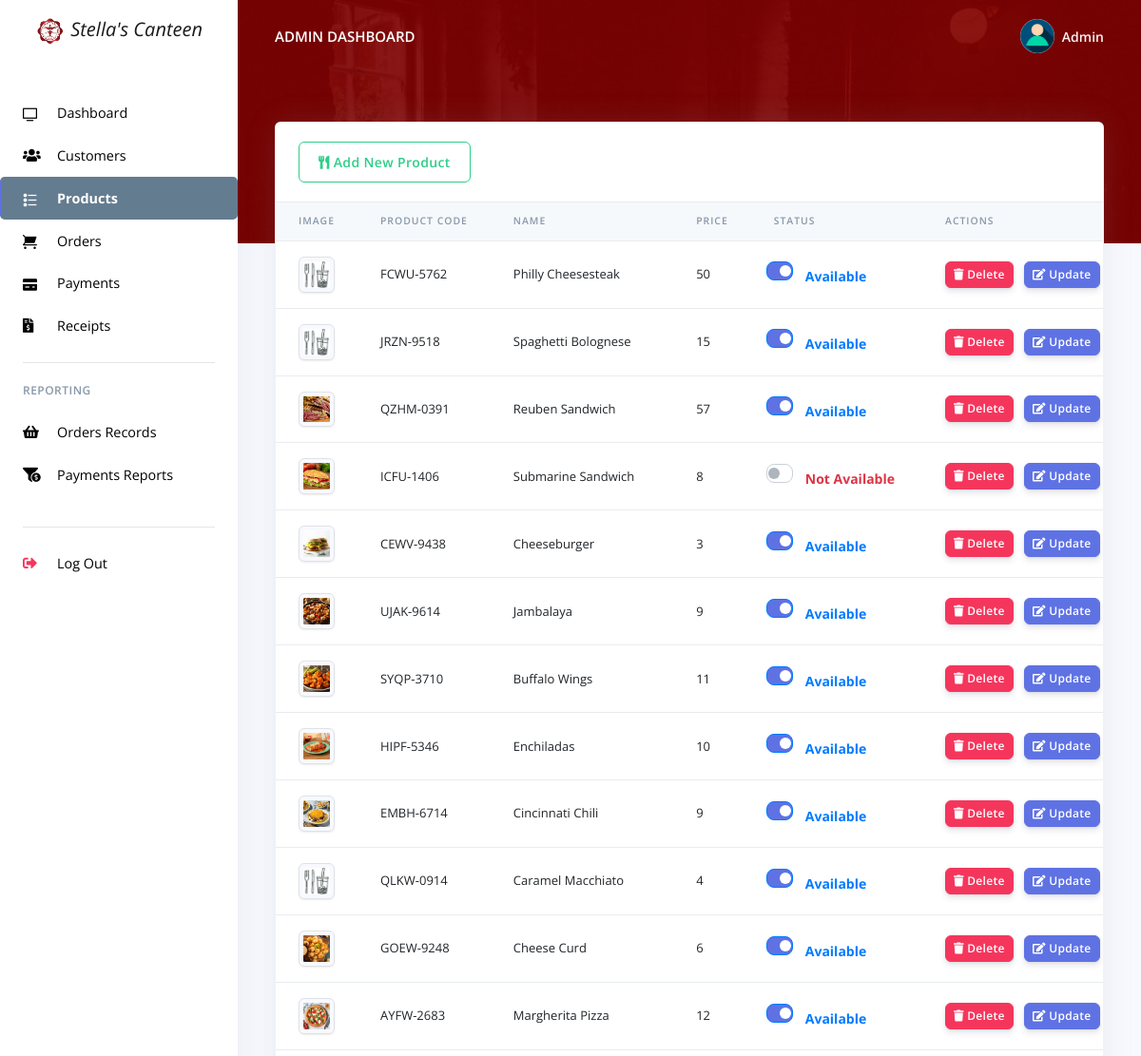
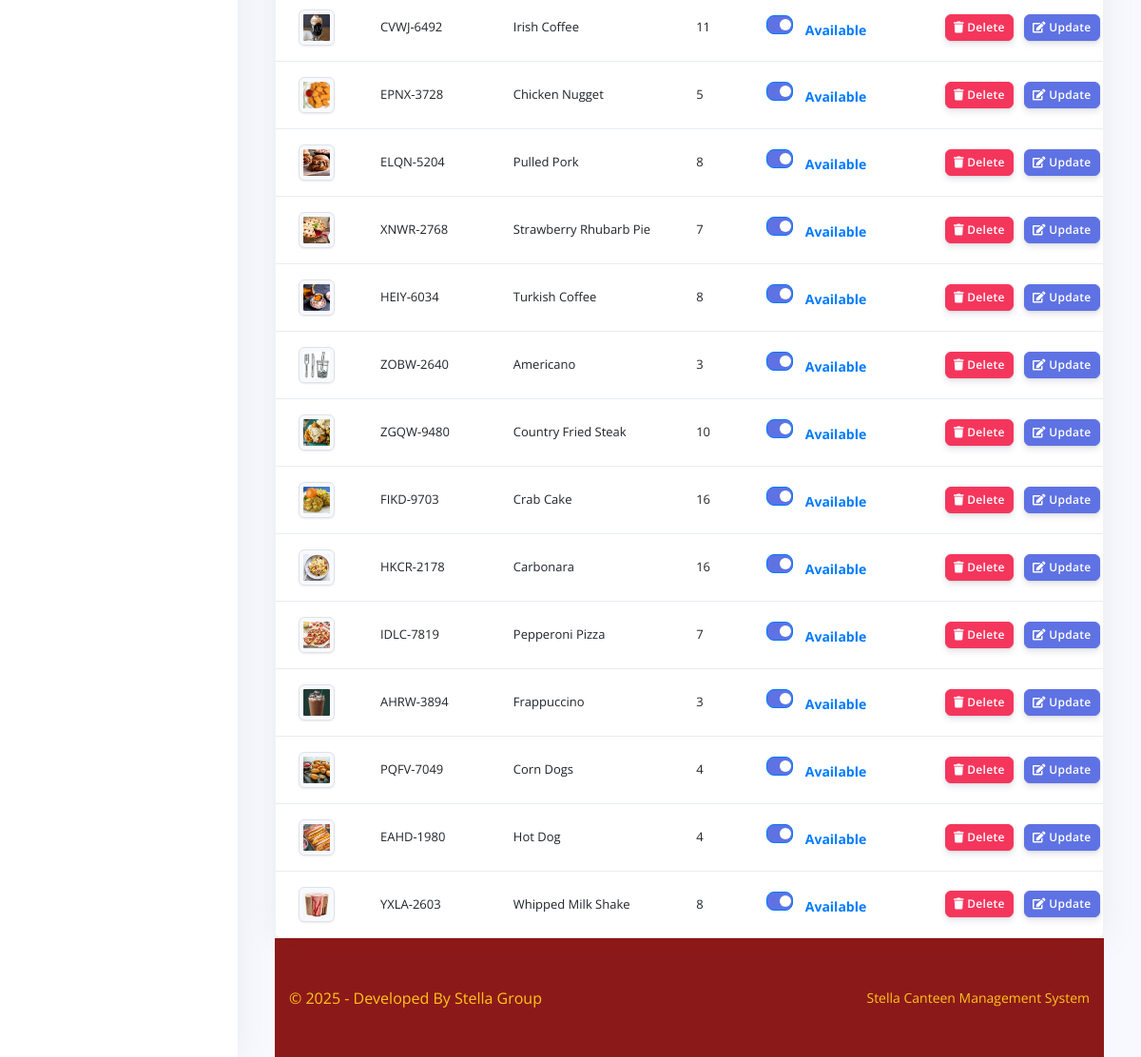
Page /stella/admin/products.php (signed in) on the committed database (2 pictures, top to bottom).
### tables this page shows
CREATE TABLE `rpos_admin` (
  `admin_id` varchar(200) NOT NULL,
  `admin_name` varchar(200) NOT NULL,
  `admin_email` varchar(200) NOT NULL,
  `admin_password` varchar(200) NOT NULL
);

CREATE TABLE `rpos_products` (
  `prod_id` varchar(200) NOT NULL,
  `prod_code` varchar(200) NOT NULL,
  `prod_name` varchar(200) NOT NULL,
  `prod_img` varchar(200) NOT NULL,
  `prod_desc` longtext NOT NULL,
  `prod_price` varchar(200) NOT NULL,
  `created_at` timestamp(6) NOT NULL DEFAULT current_timestamp(6) ON UPDATE current_timestamp(6),
  `status` int(11) NOT NULL
);

### stella/admin/products.php (the view, shortened to what this page needs)
<?php
include('config/config.php');
require_once('partials/_head.php');
?>
<body>
  <?php require_once('partials/_sidebar.php'); ?>
  <div class="main-content">
    <?php require_once('partials/_topnav.php'); ?>
    <div class="container-fluid mt--8">
      <div class="row">
        <div class="col">
          <div class="card shadow">
            <div class="card-header border-0">
              <a href="add_product.php" class="btn btn-outline-success">
                <i class="fas fa-utensils"></i> Add New Product
              </a>
            </div>
            <div class="table-responsive">
              <table class="table align-items-center table-flush">
                <thead class="thead-light">
                  <tr>
                    <th scope="col">Image</th>
                    <th scope="col">Product Code</th>
                    <th scope="col">Name</th>
                    <th scope="col">Price</th>
                    <th scope="col">Status</th>
                    <th scope="col">Actions</th>
                  </tr>
                </thead>
                <tbody>
                  <?php
                  $ret = "SELECT * FROM rpos_products";
                  $stmt = $mysqli->prepare($ret);
                  $stmt->execute();
                  $res = $stmt->get_result();
                  while ($prod = $res->fetch_object()) {
                  ?>
                    <tr>
                      <td>
                        <?php
                        $imgSrc = $prod->prod_img ? "assets/img/products/$prod->prod_img" : "assets/img/products/default.jpg";
                        echo "<img src='$imgSrc' height='60' width='60' class='img-thumbnail'>";
                        ?>
                      </td>
                      <td><?php echo $prod->prod_code; ?></td>
                      <td><?php echo $prod->prod_name; ?></td>
                      <td><?php echo $prod->prod_price; ?></td>
                      <td>
                        <div class="custom-control custom-switch">
                          <label class="custom-control-label" for="prodStatusSwitch<?php echo $prod->prod_id; ?>">
                            <span class="status-label"><?php echo ($prod->status == 0) ? 'Available' : 'Not Available'; ?></span>
                          </label>
                        </div>
                      </td>
                      <td>
                        <button class="btn btn-sm btn-danger" onclick="confirmDelete('<?php echo $prod->prod_id; ?>')">
                          <i class="fas fa-trash"></i> Delete
                        </button>
                        <a href="update_product.php?update=<?php echo $prod->prod_id; ?>">
                          <button class="btn btn-sm btn-primary">
                            <i class="fas fa-edit"></i> Update
                          </button>
                        </a>
                      </td>
                    </tr>
                  <?php } ?>
                </tbody>
              </table>
            </div>
          </div>
        </div>
      </div>
      <?php require_once('partials/_footer.php'); ?>
    </div>
  </div>
</body>
</html>

### stella/admin/partials/_sidebar.php (shortened to what this page needs)
<?php
$admin_id = $_SESSION['admin_id'];
$ret = "SELECT * FROM  rpos_admin  WHERE admin_id = '$admin_id'";
$stmt = $mysqli->prepare($ret);
$stmt->execute();
$res = $stmt->get_result();
while ($admin = $res->fetch_object()) {
  ?>
  <nav class="navbar navbar-vertical fixed-left navbar-expand-md navbar-light bg-white" id="sidenav-main">
    <div class="container-fluid">
      <a class="navbar-brand pt-0" href="dashboard.php">
        <img alt="Logo" src="assets/img/theme/CICLOGO.png"> <i>Stella's Canteen</i>
      </a>
      <div class="collapse navbar-collapse" id="sidenav-collapse-main">
        <ul class="navbar-nav">
          <li class="nav-item">
            <a class="nav-link <?php if (basename($_SERVER['PHP_SELF']) == 'dashboard.php')
              echo 'active'; ?>"
              href="dashboard.php">
              <i class="ni ni-tv-2"></i> Dashboard
            </a>
          </li>
          <li class="nav-item">
            <a class="nav-link <?php if (basename($_SERVER['PHP_SELF']) == 'customes.php')
              echo 'active'; ?>"
              href="customes.php">
              <i class="fas fa-users"></i> Customers
            </a>
          </li>
          <li class="nav-item">
            <a class="nav-link <?php if (basename($_SERVER['PHP_SELF']) == 'products.php')
              echo 'active'; ?>"
              href="products.php">
              <i class="ni ni-bullet-list-67"></i> Products
            </a>
          </li>
          <li class="nav-item">
            <a class="nav-link <?php if (basename($_SERVER['PHP_SELF']) == 'orders.php')
              echo 'active'; ?>"
              href="orders.php">
              <i class="ni ni-cart"></i> Orders
            </a>
          </li>
          <li class="nav-item">
            <a class="nav-link <?php if (basename($_SERVER['PHP_SELF']) == 'payments.php')
              echo 'active'; ?>"
              href="payments.php">
              <i class="ni ni-credit-card"></i> Payments
            </a>
          </li>
          <li class="nav-item">
            <a class="nav-link <?php if (basename($_SERVER['PHP_SELF']) == 'receipts.php')
              echo 'active'; ?>"
              href="receipts.php">
              <i class="fas fa-file-invoice-dollar"></i> Receipts
            </a>
          </li>
        </ul>
        <hr class="my-3">
        <h6 class="navbar-heading text-muted">Reporting</h6>
        <ul class="navbar-nav mb-md-3">
          <li class="nav-item">
            <a class="nav-link <?php if (basename($_SERVER['PHP_SELF']) == 'orders_reports.php')
              echo 'active'; ?>"
              href="orders_reports.php">
              <i class="fas fa-shopping-basket"></i> Orders Records
            </a>
          </li>
          <li class="nav-item">
            <a class="nav-link <?php if (basename($_SERVER['PHP_SELF']) == 'payments_reports.php')
              echo 'active'; ?>"
              href="payments_reports.php">
              <i class="fas fa-funnel-dollar"></i> Payments Reports
            </a>
          </li>
        </ul>
        <hr class="my-3">
        <ul class="navbar-nav mb-md-3">
          <li class="nav-item">
            <a class="nav-link" href="logout.php">
              <i class="fas fa-sign-out-alt text-danger"></i> Log Out
            </a>
          </li>
        </ul>
      </div>
    </div>
  </nav>
<?php } ?>

### stella/admin/partials/_topnav.php (shortened to what this page needs)
<?php
$admin_id = $_SESSION['admin_id'];
$ret = "SELECT * FROM  rpos_admin  WHERE admin_id = '$admin_id'";
$stmt = $mysqli->prepare($ret);
$stmt->execute();
$res = $stmt->get_result();
while ($admin = $res->fetch_object()) {
?>
    <nav class="navbar navbar-top navbar-expand-md navbar-dark" id="navbar-main">
        <div class="container-fluid">
            <a class="h4 mb-0 text-white text-uppercase d-none d-lg-inline-block" href="dashboard.php"><?php echo $admin->admin_name; ?> Dashboard</a>
            <ul class="navbar-nav align-items-center d-none d-md-flex">
                <li class="nav-item dropdown">
                    <a class="nav-link pr-0" href="#" role="button" data-toggle="dropdown" aria-haspopup="true" aria-expanded="false">
                        <div class="media align-items-center">
                            <span class="avatar avatar-sm rounded-circle">
                                <img alt="Image placeholder" src="assets/img/theme/user-a-min.png">
                            </span>
                            <div class="media-body ml-2 d-none d-lg-block">
                                <span class="mb-0 text-sm  font-weight-bold"><?php echo $admin->admin_name; ?></span>
                            </div>
                        </div>
                    </a>
                </li>
            </ul>
        </div>
    </nav>
<?php } ?>

### stella/admin/partials/_head.php (style rules this page uses)
html, body { height: 100%; margin: 0; display: flex; flex-direction: column; }

### stella/admin/products.php (style rules this page uses)
.custom-control-label { display: flex; justify-content: space-between; }
.custom-control-label .status-label { font-size: 14px; padding: 5px; font-weight: bold; }
.custom-control-input:checked + .custom-control-label .status-label { color: #007bff; }
.custom-control-input:not(:checked) + .custom-control-label .status-label { color: #dc3545; }

### stella/admin/partials/_sidebar.php (style rules this page uses)
.navbar-vertical .navbar-nav .nav-link { color: #000 !important; transition: background 0.3s, color 0.3s; }
.navbar-vertical .navbar-nav .nav-link.active { background-color: #647C90 !important; color: #fff !important; font-weight: bold; border-radius: 5px; }

### rows in the picture
rpos_admin: admin_name "ADMIN", admin_name "Admin"
rpos_products: prod_code "FCWU-5762", prod_name "Philly Cheesesteak", prod_price "50", status "Available"
rpos_products: prod_code "JRZN-9518", prod_name "Spaghetti Bolognese", prod_price "15", status "Available"
rpos_products: prod_img (picture), prod_code "QZHM-0391", prod_name "Reuben Sandwich", prod_price "57", status "Available"
rpos_products: prod_img (picture), prod_code "ICFU-1406", prod_name "Submarine Sandwich", prod_price "8", status "Not Available"
rpos_products: prod_img (picture), prod_code "CEWV-9438", prod_name "Cheeseburger", prod_price "3", status "Available"
rpos_products: prod_img (picture), prod_code "UJAK-9614", prod_name "Jambalaya", prod_price "9", status "Available"
rpos_products: prod_img (picture), prod_code "SYQP-3710", prod_name "Buffalo Wings", prod_price "11", status "Available"
rpos_products: prod_img (picture), prod_code "HIPF-5346", prod_name "Enchiladas", prod_price "10", status "Available"
rpos_products: prod_img (picture), prod_code "EMBH-6714", prod_name "Cincinnati Chili", prod_price "9", status "Available"
rpos_products: prod_code "QLKW-0914", prod_name "Caramel Macchiato", prod_price "4", status "Available"
rpos_products: prod_img (picture), prod_code "GOEW-9248", prod_name "Cheese Curd", prod_price "6", status "Available"
rpos_products: prod_img (picture), prod_code "AYFW-2683", prod_name "Margherita Pizza", prod_price "12", status "Available"
rpos_products: prod_img (picture), prod_code "CVWJ-6492", prod_name "Irish Coffee", prod_price "11", status "Available"
rpos_products: prod_img (picture), prod_code "EPNX-3728", prod_name "Chicken Nugget", prod_price "5", status "Available"
rpos_products: prod_img (picture), prod_code "ELQN-5204", prod_name "Pulled Pork", prod_price "8", status "Available"
rpos_products: prod_img (picture), prod_code "XNWR-2768", prod_name "Strawberry Rhubarb Pie", prod_price "7", status "Available"
rpos_products: prod_img (picture), prod_code "HEIY-6034", prod_name "Turkish Coffee", prod_price "8", status "Available"
rpos_products: prod_code "ZOBW-2640", prod_name "Americano", prod_price "3", status "Available"
rpos_products: prod_img (picture), prod_code "ZGQW-9480", prod_name "Country Fried Steak", prod_price "10", status "Available"
rpos_products: prod_img (picture), prod_code "FIKD-9703", prod_name "Crab Cake", prod_price "16", status "Available"
rpos_products: prod_img (picture), prod_code "HKCR-2178", prod_name "Carbonara", prod_price "16", status "Available"
rpos_products: prod_img (picture), prod_code "IDLC-7819", prod_name "Pepperoni Pizza", prod_price "7", status "Available"
rpos_products: prod_img (picture), prod_code "AHRW-3894", prod_name "Frappuccino", prod_price "3", status "Available"
rpos_products: prod_img (picture), prod_code "PQFV-7049", prod_name "Corn Dogs", prod_price "4", status "Available"
rpos_products: prod_img (picture), prod_code "EAHD-1980", prod_name "Hot Dog", prod_price "4", status "Available"
rpos_products: prod_img (picture), prod_code "YXLA-2603", prod_name "Whipped Milk Shake", prod_price "8", status "Available"
